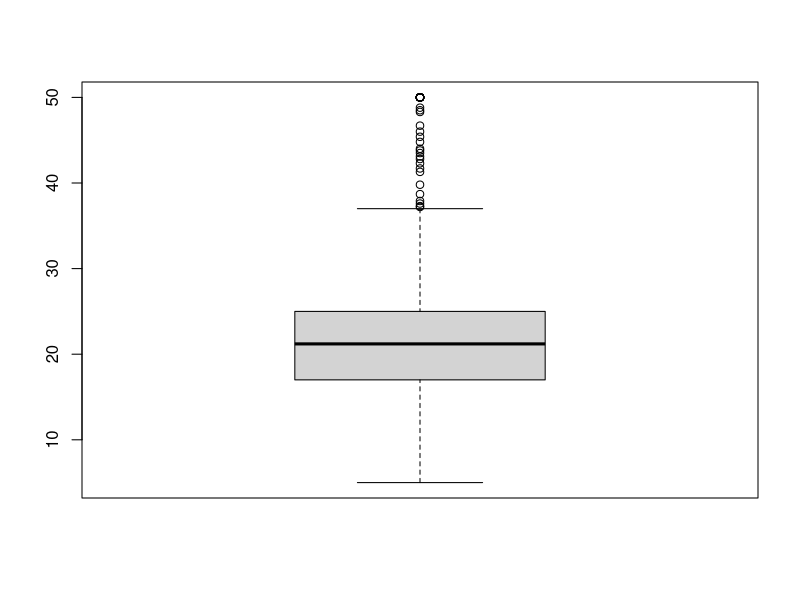
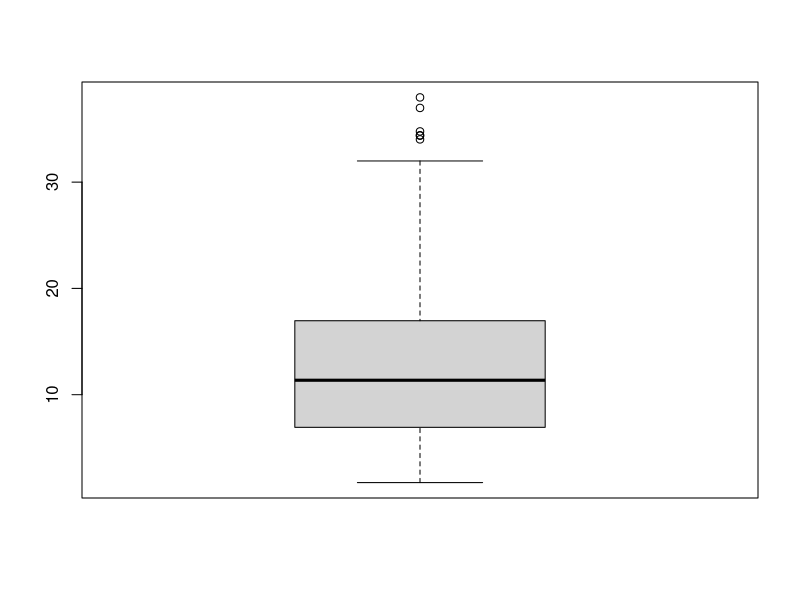
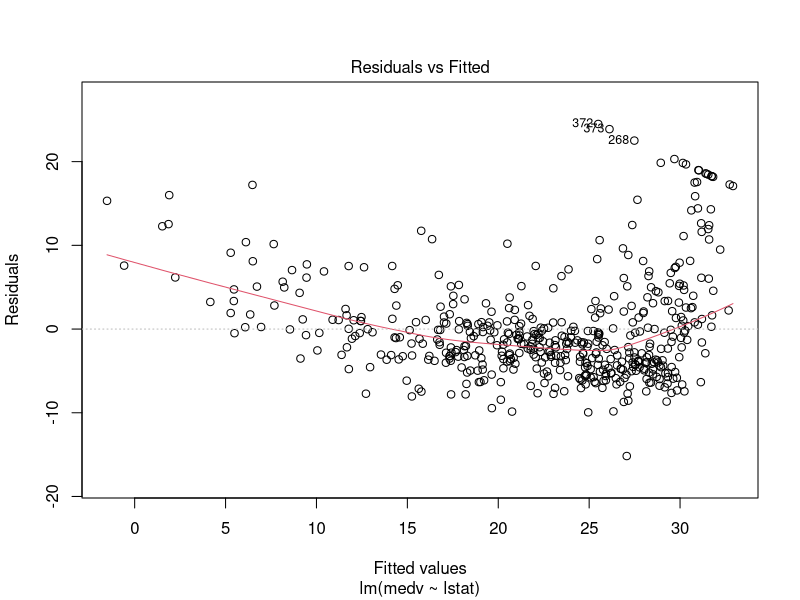
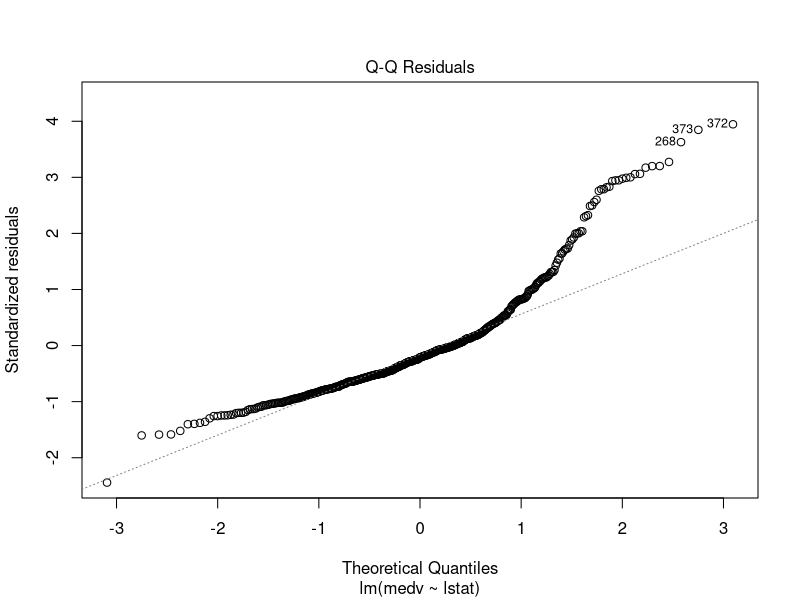
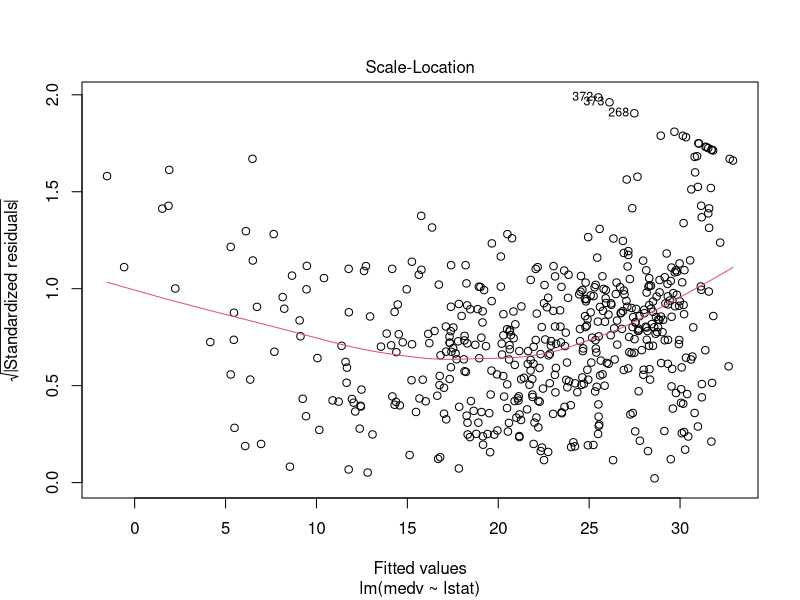
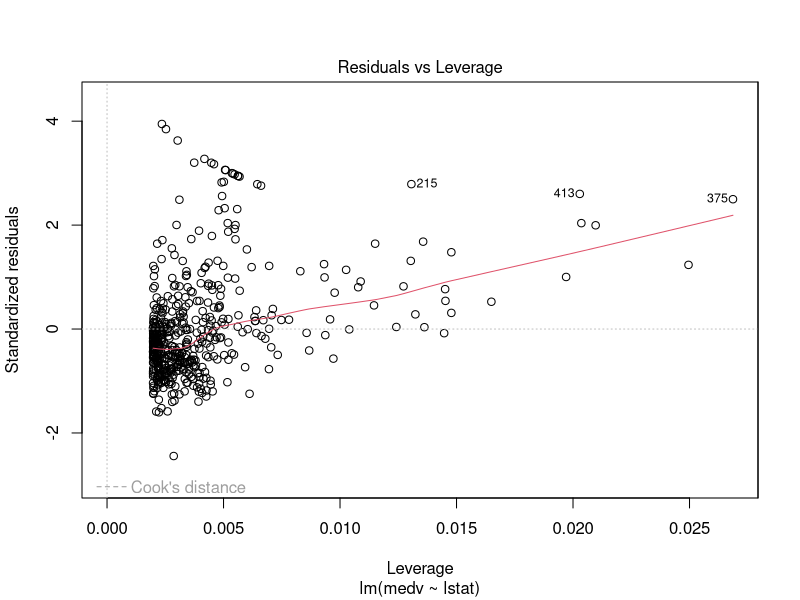

Here is the R script that generated these plots, in order:
## ---- chunk 1
3 + 5 * 2
## ---- chunk 2
(3 + 5) * 2
## ---- chunk 3
log(1)
## ---- chunk 4
log(x = 1, base = exp(1))
## ---- chunk 5
x <- 1/40
x
## ---- chunk 6
x = 1/40
x
## ---- chunk 7
1:5 
## ---- chunk 8
2^(1:5)
## ---- chunk 9
x <- 1:4
y <- 5:8
x + y
## ---- chunk 10
cats <- data.frame(coat = c("calico", "black", "tabby"),
                    weight = c(2.1, 5.0, 3.2),
                    likes_string = c(1, 0, 1))
cats

## ---- chunk 11
library(MASS)
## ---- chunk 12
dim(Boston) # dimension (506 rows and 14 columns)
head(Boston) # see the first 6 rows 
colnames(Boston) # column names
boxplot(Boston$medv) # boxplot of median house price
boxplot(Boston$lstat) # percent of households with low socioeconomic status
cor(Boston$medv, Boston$lstat) # Pearson correlation
my_model <- lm(medv ~ lstat, data = Boston)
summary(my_model)
plot(my_model) # diagnostic plots
